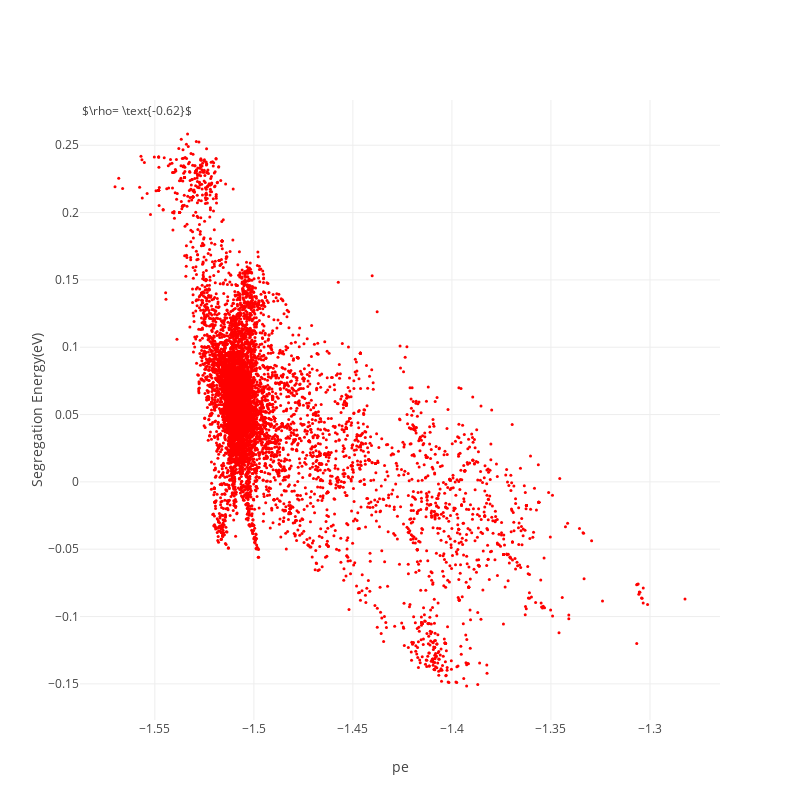

Here is the notebook cell this chart was saved with:
### Code cell
f.correlation_segE_descriptor('pe',1)

### Figure 1 — Plotly figure (JSON) as saved in the notebook; plotly's stock layout.template omitted (floating-point values rounded to 4 significant figures; data arrays with more than 128 entries replaced by an {"elided": "..."} marker saying what was removed)
{"data": [{"marker": {"color": "red", "size": 3, "symbol": "circle"}, "mode": "markers", "type": "scatter", "uid": "6137d0cd-c590-47d5-bb90-eb3723aa5440", "x": {"elided": "14231 float values"}, "y": {"elided": "14231 float values"}}], "layout": {"annotations": [{"font": {"size": 12}, "showarrow": false, "text": "$\\rho= \\text{-0.62}$", "x": 0, "xref": "paper", "y": 1, "yref": "paper"}], "autosize": false, "height": 800, "width": 800, "xaxis": {"title": {"text": "pe"}, "zeroline": false}, "yaxis": {"title": {"text": "Segregation Energy(eV)"}, "zeroline": false}}}
